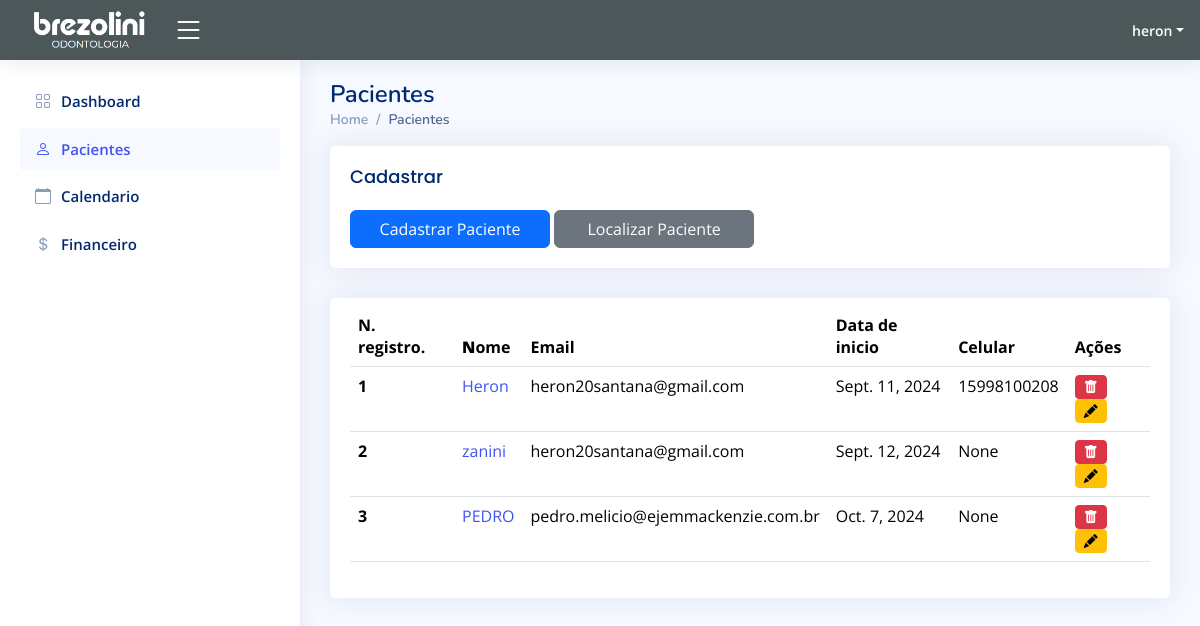
The page /pacientes (signed in) on the database its author committed.
### app/models.py (models this page shows, shortened)
class Paciente(models.Model):
    Nome = models.CharField(max_length=100, blank=False, null=True)
    Email = models.CharField(max_length=100, blank=False, null=True)
    Data_cadastro = models.DateField(blank=False, null=True)
    Data_Nascimento = models.DateField(blank=False, null=True)
    Estado_civil = models.CharField(max_length=100, blank=False, null=True)
    Grupo = models.CharField(max_length=100, blank=False, null=True)
    Situacao_atual = models.CharField(max_length=100, blank=False, null=True)
    observacoes= models.CharField(max_length=256, blank=False, null=True)
    genero = models.CharField(max_length=100, blank=False, null=True)
    celular = models.CharField(max_length=20, blank=False, null=True)
    clinica = models.CharField(max_length=100, blank=False, null=True)
    local_nascimento = models.CharField(max_length=100, blank=False, null=True)
    CPF = models.CharField(max_length=100, blank=False, null=True)
    RG = models.CharField(max_length=100, blank=False, null=True)
    Orgao_emissor = models.CharField(max_length=100, blank=False, null=True)
    Convenio = models.CharField(max_length=100, blank=False, null=True)
    Plano = models.CharField(max_length=100, blank=False, null=True)
    Data_adesao = models.DateField(blank=False, null=True)
    Nome_pai = models.CharField(max_length=100, blank=True, null=True)
    CPF_pai = models.CharField(max_length=100, blank=True, null=True)
    RG_pai = models.CharField(max_length=100, blank=True, null=True)
    Telefone_pai = models.CharField(max_length=100, blank=True, null=True)
    Nome_mae = models.CharField(max_length=100, blank=True, null=True)
    Cpf_mae = models.CharField(max_length=100, blank=True, null=True)
    Rg_mae = models.CharField(max_length=100, blank=True, null=True)
    Telefone_mae=models.CharField(max_length=100, blank=True, null=True)
    CEP=models.IntegerField(blank=False, null=True)
    Endereco = models.CharField(max_length=100, blank=False, null=True)
    Numero = models.IntegerField(blank=False, null=True)
    Complemento = models.CharField(max_length=100, blank=False, null=True)
    Bairro = models.CharField(max_length=100, blank=False, null=True)
    Cidade = models.CharField(max_length=100, blank=False, null=True)
    Estado = models.CharField(max_length=100, blank=False, null=True)

### app/views.py (the view)
# urls.py: path("pacientes", views.pacientes, name="pacientes"),
@login_required(login_url="/")
def pacientes(request):
    pacientes = Paciente.objects.all()
    return render(request, 'frontend/pacientes.html', {'pacientes': pacientes})

### app/templates/frontend/pacientes.html (shortened to what this page needs)
<html lang="en">
{% load static %}
<head>
  <link href="{% static "vendor/bootstrap/css/bootstrap.min.css" %}" rel="stylesheet">
  <link href="{% static "vendor/bootstrap-icons/bootstrap-icons.css" %}" rel="stylesheet">
  <link href="{% static "vendor/boxicons/css/boxicons.min.css" %}" rel="stylesheet">
  <link href="{% static "vendor/quill/quill.snow.css" %}" rel="stylesheet">
  <link href="{% static "vendor/quill/quill.bubble.css" %}" rel="stylesheet">
  <link href="{% static "vendor/remixicon/remixicon.css" %}" rel="stylesheet">
  <link href="{% static "vendor/simple-datatables/style.css" %}" rel="stylesheet">
  <link href="{% static "css/style.css" %}" rel="stylesheet">
</head>
<body>
  <header id="header" class="header fixed-top d-flex align-items-center" style="background-color:rgb(76, 87, 90);">
    <div class="d-flex align-items-center justify-content-between" >
      <a href="index" class="d-flex align-items-center">
        <img src="{% static "img/brezoliniodontologia.PNG" %}" height="50px">
      </a>
      <i class="bi bi-list toggle-sidebar-btn"></i>
    </div>
    <nav class="header-nav ms-auto">
      <ul class="d-flex align-items-center">
        <li class="nav-item dropdown pe-3">
          <a class="nav-link nav-profile d-flex align-items-center pe-0" href="#" data-bs-toggle="dropdown">
            <span class="d-none d-md-block dropdown-toggle ps-2" style="color: white;">{{ user.username }}</span>
          </a>
        </li>
      </ul>
    </nav>
  </header>
  <aside id="sidebar" class="sidebar">
    <ul class="sidebar-nav" id="sidebar-nav">
      <li class="nav-item ">
        <a class="nav-link collapsed" href="index">
          <i class="bi bi-grid"></i>
          <span>Dashboard</span>
        </a>
      </li>
      <li class="nav-item">
        <a class="nav-link " href="pacientes">
          <i class="bi bi-person"></i>
          <span>Pacientes</span>
        </a>
      </li>
      <li class="nav-item">
        <a class="nav-link collapsed" href="calendario">
          <i class="bi bi-calendar"></i>
          <span>Calendario</span>
        </a>
      </li>
      <li class="nav-item">
        <a class="nav-link collapsed" href="financeiro">
          <i class="bi bi-currency-dollar"></i>
          <span>Financeiro</span>
        </a>
      </li>
    </ul>
  </aside>
  <main id="main" class="main">
    <div class="pagetitle">
      <h1>Pacientes</h1>
      <nav>
        <ol class="breadcrumb">
          <li class="breadcrumb-item"><a href="index">Home</a></li>
          <li class="breadcrumb-item active">Pacientes</li>
        </ol>
      </nav>
    </div>
    <section class="section">
        <div class="row">
          <div class="col-lg-12">
            <div class="card">
                <div class="card-body">
                <h5 class="card-title">Cadastrar</h5>
                <a href="cadastrar_paciente"> <button type="button" class="btn btn-primary w-25">Cadastrar Paciente</button></a>
                <button type="button" class="btn btn-secondary w-25">Localizar Paciente</button>
            </div>
            </div>
            <div class="card">
              <div class="card-body">
                <table class="table datatable">
                  <thead>
                    <tr>
                      <th>N. registro.</th>
                      <th>
                        <b>N</b>ome
                      </th>
                      <th>Email</th>
                      <th data-type="date" data-format="YYYY/DD/MM">Data de inicio</th>
                      <th>Celular</th>
                      <th>Ações</th>
                    </tr>
                  </thead>
                  <tbody>
                    {% for paciente in pacientes %}
                    <tr>
                        <th scope="row">{{ paciente.id }}</th>
                        <td><a href="{% url 'pagina_paciente' paciente_id=paciente.id %}">{{ paciente.Nome }}</a></td>
                        <td>
                          {{ paciente.Email }}
                        </td>
                        <td>
                          {{ paciente.Data_cadastro }}
                        </td>
                        <td>{{ paciente.celular }}</td>
                        <td>
                            <a href="{% url 'delete_paciente' paciente_id=paciente.id %}" class="btn btn-danger btn-sm">
                                <i class="bi bi-trash-fill"></i>
                            </a>
                            <a href="{% url 'update_paciente' paciente_id=paciente.id %}" class="btn btn-warning btn-sm">
                              <i class="bi bi-pencil-fill"></i>
                          </a>
                        </td>
                    </tr>
                    {% endfor %}
                  </tbody>
                </table>
              </div>
            </div>
          </div>
        </div>
      </section>
  </main>
</body>
</html>

### app/static/css/style.css (style rules this page uses)
:root { scroll-behavior: smooth; }
body { font-family: "Open Sans", sans-serif; background: #f6f9ff; color: #444444; }
a { color: #4154f1; text-decoration: none; }
h1, h2, h3, h4, h5, h6 { font-family: "Nunito", sans-serif; }
#main { margin-top: 60px; padding: 20px 30px; transition: all 0.3s; }
.pagetitle { margin-bottom: 10px; }
.pagetitle h1 { font-size: 24px; margin-bottom: 0; font-weight: 600; color: #012970; }
.card { margin-bottom: 30px; border: none; border-radius: 5px; box-shadow: 0px 0 30px rgba(1, 41, 112, 0.1); }
.card-title { padding: 20px 0 15px 0; font-size: 18px; font-weight: 500; color: #012970; font-family: "Poppins", sans-serif; }
.card-body { padding: 0 20px 20px 20px; }
.breadcrumb { font-size: 14px; font-family: "Nunito", sans-serif; color: #899bbd; font-weight: 600; }
.breadcrumb a { color: #899bbd; transition: 0.3s; }
.breadcrumb .breadcrumb-item::before { color: #899bbd; }
.breadcrumb .active { color: #51678f; font-weight: 600; }
.header { transition: all 0.5s; z-index: 997; height: 60px; box-shadow: 0px 2px 20px rgba(1, 41, 112, 0.1); background-color: #fff; padding-left: 20px; }
.header .toggle-sidebar-btn { font-size: 32px; padding-left: 10px; cursor: pointer; color: #ffffff; }
.header-nav ul { list-style: none; }
.header-nav>ul { margin: 0; padding: 0; }
.header-nav .nav-profile { color: #012970; }
.header-nav .nav-profile span { font-size: 14px; font-weight: 600; }
.sidebar { position: fixed; top: 60px; left: 0; bottom: 0; width: 300px; z-index: 996; transition: all 0.3s; padding: 20px; overflow-y: auto; scrollbar-width: thin; scrollbar-color: #aab7cf transparent; box-shadow: 0px 0px 20px rgba(1, 41, 112, 0.1); background-color: #fff; }
@media (min-width: 1200px) { #main, #footer { margin-left: 300px; } }
.sidebar-nav { padding: 0; margin: 0; list-style: none; }
.sidebar-nav li { padding: 0; margin: 0; list-style: none; }
.sidebar-nav .nav-item { margin-bottom: 5px; }
.sidebar-nav .nav-link { display: flex; align-items: center; font-size: 15px; font-weight: 600; color: #4154f1; transition: 0.3; background: #f6f9ff; padding: 10px 15px; border-radius: 4px; }
.sidebar-nav .nav-link i { font-size: 16px; margin-right: 10px; color: #4154f1; }
.sidebar-nav .nav-link.collapsed { color: #012970; background: #fff; }
.sidebar-nav .nav-link.collapsed i { color: #899bbd; }

### rows shown on the page
Paciente: id "1", Nome "Heron", Email "heron20santana@gmail.com", Data_cadastro "Sept. 11, 2024", celular "15998100208"
Paciente: id "2", Nome "zanini", Email "heron20santana@gmail.com", Data_cadastro "Sept. 12, 2024", celular "None"
Paciente: id "3", Nome "PEDRO", Email "pedro.melicio@ejemmackenzie.com.br", Data_cadastro "Oct. 7, 2024", celular "None"

### other values the page prints
{{ user.username }} "heron"
